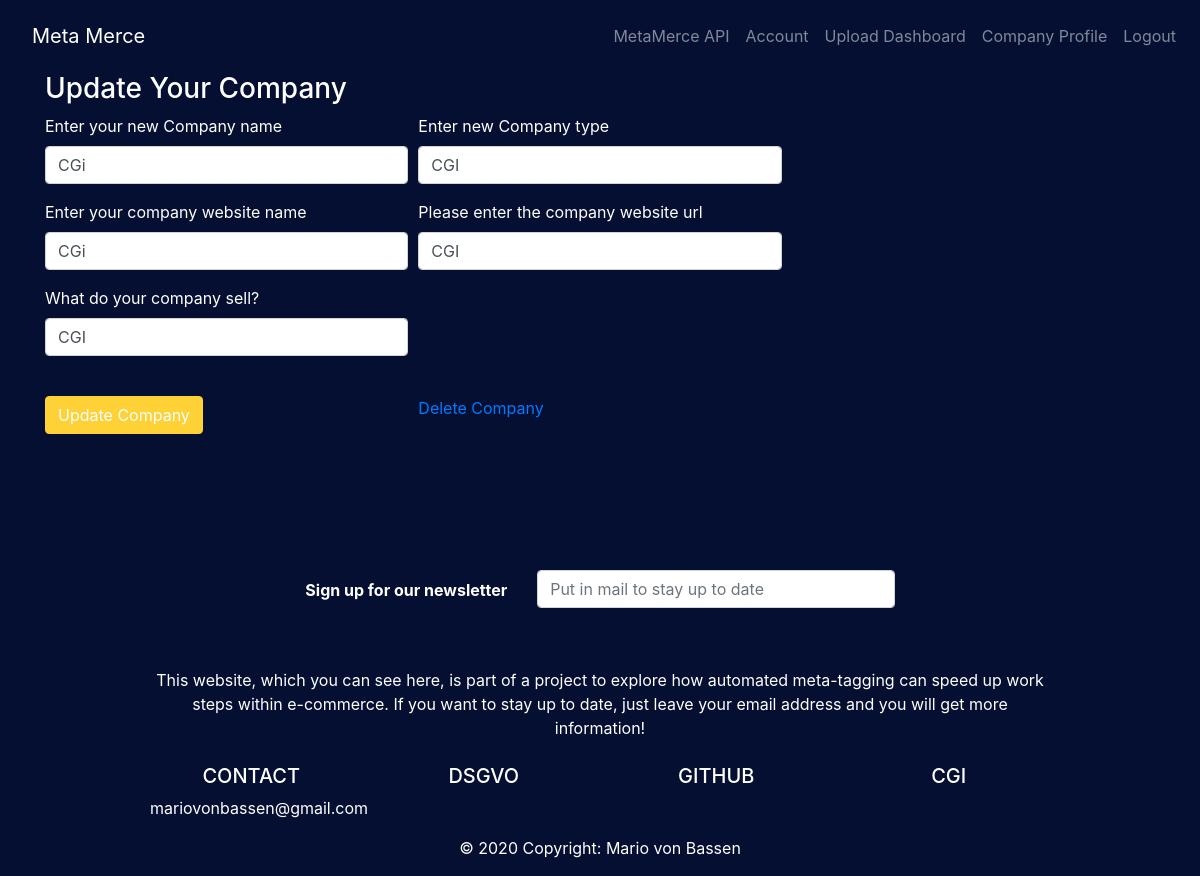
The page /update_company_data (signed in) on the database its author committed.
### website/models.py (models this page shows, shortened)
class Company(db.Model):
    __tablename__ = 'company'
    id = db.Column(db.Integer, primary_key=True)
    company_name = db.Column(db.String(128), nullable=False)
    company_type = db.Column(db.String(128))
    company_website_name = db.Column(db.String(128))
    company_url = db.Column(db.String(128), nullable=False)
    company_selling_category = db.Column(db.String(128))
    user_id = db.Column(db.Integer, db.ForeignKey('user.id'))

### website/auth.py (the view, shortened to what this page needs)
@auth.route('/update_company_data', methods=['GET', 'POST'])
def update_company_data():
    current_company = CC.get_current_user_company()
    form = UpdateCompany(request.form, obj=current_company)
    return render_template("auth/update_company_data.html", user=current_user, form=form)

### website/forms.py
class UpdateCompany(FlaskForm):
    company_name = StringField("Enter your new Company name", validators=[Length(min=1, max=30)])
    company_type = StringField("Enter new Company type", validators=[Length(min=1, max=30)])
    company_website_name = StringField("Enter your company website name", validators=[Length(min=1, max=30)])
    company_url = StringField("Please enter the company website url", validators=[Length(min=1, max=30)])
    company_selling_category = StringField("What do your company sell?", validators=[Length(min=1, max=30)])
    submit = SubmitField("Update Company")

### website/controllers/company_controller.py (called while the page is built)
    def get_current_user_company(self):
        current_company = db.session.query(Company).filter(Company.user_id==current_user.id).first_or_404()
        return current_company

### website/templates/auth/update_company_data.html (shortened to what this page needs)
{% extends "base.html" %} {% block title %}Update Company{% endblock %}
{% block content%}
<head>
    <link id="theme-style" rel="stylesheet" href="{{ url_for('static', filename='/stylesheets/update_company_data_theme.css') }}" />
  </head>
{% if user.is_authenticated  %}
<section class="update-section">
    <form method="POST" action="/update_company_data">
    <h3 text-align="center">Update Your Company</h3>
    <div class="form-row">
      <div class="form-group col-md-4">
          {{ form.company_name.label(
              class="form-label"
          ) }}
          {{ form.company_name(
              type="text",
              class="form-control",
              id="company_name",
              placeholder="Enter Company Name"
          ) }}
        </div>
      <div class="form-group col-md-4">
        {{ form.company_type.label(
          class="form-label"
        ) }}
          {{ form.company_type(
            type="text",
            class="form-control",
            id="company_type",
            placeholder="Enter Company Type"
        ) }}
      </div>
    </div>
    <div class="form-row">
          <div class="form-group col-md-4">
            {{ form.company_website_name.label(
              class="form-label"
            ) }}
            {{ form.company_website_name(
              type="text",
              class="form-control",
              id="company_website_name",
              placeholder="Enter Company Website Name"
          ) }}
        </div>
      <div class="form-group col-md-4">
        {{ form.company_url.label(
          class="form-label"
        ) }}
        {{ form.company_url(
          type="text",
          class="form-control",
          id="company_url",
          placeholder="Enter Company URL"
      ) }}
    </div>
  </div>
  <div class="form-row">
    <div class="form-group col-md-4">
      {{ form.company_selling_category.label(
        class="form-label"
      ) }}
      {{ form.company_selling_category(
        type="text",
        class="form-control",
        id="company_selling_category",
        placeholder="Enter Company Seeling Category"
    ) }}
    </div>
  </div>
      <br>
        <div class="form-row">
          <div class="form-group col-md-4">
                {{ form.submit(
                  class="btn btn-primary",
                  type="submit",
                  id="change-button"
                ) }}
          </div>
          </form>
            <div class="form-group col-md-4">
                <div>
                    <a href="{{ url_for('views.delete_company') }}", onclick="return confirm('Are you sure you want to delete your company?');">Delete Company</a>
                  </div>
              </div>
        </div>
{% endif %}
{% endblock %}

### website/static/stylesheets/update_company_data_theme.css (style rules this page uses)
:root { --black: #000000; --white: #ffffff; --yellow: #fed136; --background-color: #040f32; }
body { background-color: var(--background-color); color:var(--white) }
#change-button { background-color: var(--yellow); border: 1px var(--yellow) solid; }

### rows shown on the page
Company: company_name "CGi", company_type "CGI", company_website_name "CGi", company_url "CGI", company_selling_category "CGI"
